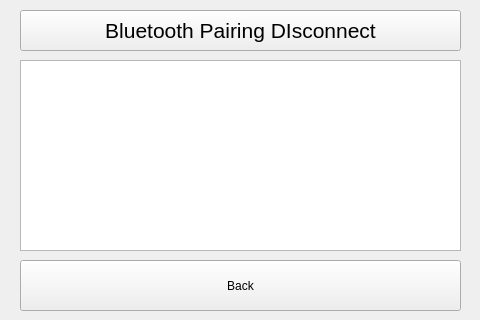
<?xml version="1.0" encoding="UTF-8"?>
<ui version="4.0">
 <class>Dialog</class>
 <widget class="QDialog" name="Dialog">
  <property name="geometry">
   <rect>
    <x>0</x>
    <y>0</y>
    <width>480</width>
    <height>320</height>
   </rect>
  </property>
  <property name="minimumSize">
   <size>
    <width>480</width>
    <height>320</height>
   </size>
  </property>
  <property name="maximumSize">
   <size>
    <width>480</width>
    <height>320</height>
   </size>
  </property>
  <property name="windowTitle">
   <string>Dialog</string>
  </property>
  <widget class="QDialogButtonBox" name="buttonBox">
   <property name="geometry">
    <rect>
     <x>10</x>
     <y>600</y>
     <width>461</width>
     <height>32</height>
    </rect>
   </property>
   <property name="orientation">
    <enum>Qt::Horizontal</enum>
   </property>
   <property name="standardButtons">
    <set>QDialogButtonBox::Cancel|QDialogButtonBox::Ok</set>
   </property>
  </widget>
  <widget class="QChartView" name="graphicsView">
   <property name="geometry">
    <rect>
     <x>20</x>
     <y>60</y>
     <width>441</width>
     <height>191</height>
    </rect>
   </property>
  </widget>
  <widget class="QPushButton" name="backButton">
   <property name="geometry">
    <rect>
     <x>20</x>
     <y>260</y>
     <width>441</width>
     <height>51</height>
    </rect>
   </property>
   <property name="text">
    <string>Back</string>
   </property>
  </widget>
  <widget class="QPushButton" name="pushButton_2">
   <property name="geometry">
    <rect>
     <x>20</x>
     <y>10</y>
     <width>441</width>
     <height>41</height>
    </rect>
   </property>
   <property name="font">
    <font>
     <pointsize>16</pointsize>
    </font>
   </property>
   <property name="text">
    <string>Bluetooth Pairing DIsconnect</string>
   </property>
  </widget>
 </widget>
 <customwidgets>
  <customwidget>
   <class>QChartView</class>
   <extends>QGraphicsView</extends>
   <header>QtCharts</header>
  </customwidget>
 </customwidgets>
 <resources/>
 <connections>
  <connection>
   <sender>buttonBox</sender>
   <signal>accepted()</signal>
   <receiver>Dialog</receiver>
   <slot>accept()</slot>
   <hints>
    <hint type="sourcelabel">
     <x>248</x>
     <y>254</y>
    </hint>
    <hint type="destinationlabel">
     <x>157</x>
     <y>274</y>
    </hint>
   </hints>
  </connection>
  <connection>
   <sender>buttonBox</sender>
   <signal>rejected()</signal>
   <receiver>Dialog</receiver>
   <slot>reject()</slot>
   <hints>
    <hint type="sourcelabel">
     <x>316</x>
     <y>260</y>
    </hint>
    <hint type="destinationlabel">
     <x>286</x>
     <y>274</y>
    </hint>
   </hints>
  </connection>
 </connections>
</ui>
